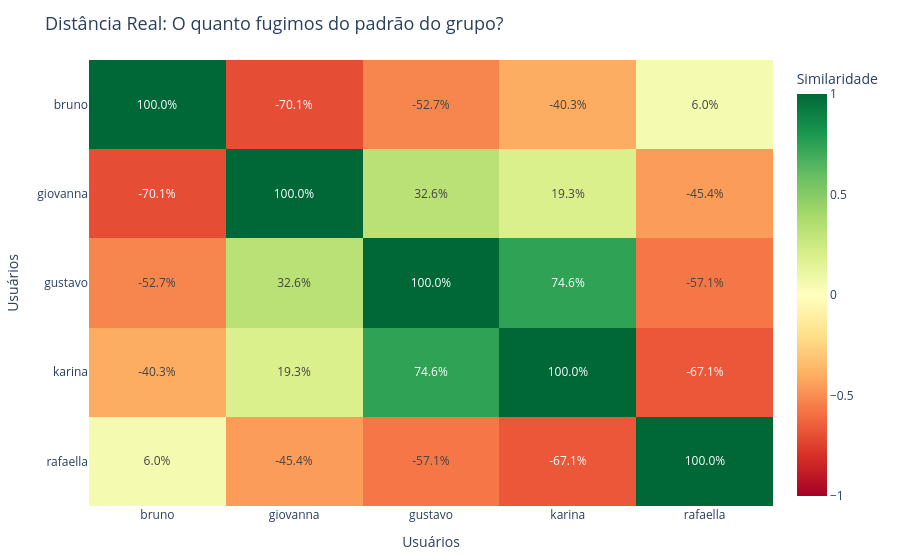

This figure's notebook cell:
### Code cell
# Etapa: Similaridade entre perfis
# 1) Padroniza (Z-Score) para garantir equalização das variâncias
scaler = StandardScaler()
user_profiles_zscore = pd.DataFrame(
    scaler.fit_transform(user_profiles[feature_cols]),
    index=user_profiles.index,
    columns=feature_cols
)

# 2) Matriz de similaridade por cosseno
matrix_z = cosine_similarity(user_profiles_zscore)
df_similidade_z = pd.DataFrame(matrix_z, index=user_profiles.index, columns=user_profiles.index)

# 3) Heatmap interativo da similaridade
fig = px.imshow(
    df_similidade_z,
    text_auto=".1%",
    color_continuous_scale="RdYlGn",
    color_continuous_midpoint=0,
    labels=dict(color="Similaridade"),
    aspect="auto"
)

fig.update_layout(
    title=dict(text="Distância Real: O quanto fugimos do padrão do grupo?", font=dict(size=18)),
    xaxis_title="Usuários",
    yaxis_title="Usuários",
    margin=dict(t=60, b=40, l=60, r=60)
)

fig.show()

### Figure 1 — Plotly figure (JSON) as saved in the notebook; plotly's stock layout.template omitted (floating-point values rounded to 4 significant figures)
{"data": [{"coloraxis": "coloraxis", "hovertemplate": "user_name: %{x}<br>user_name: %{y}<br>Similaridade: %{z}<extra></extra>", "name": "0", "texttemplate": "%{z:.1%}", "type": "heatmap", "x": ["bruno", "giovanna", "gustavo", "karina", "rafaella"], "xaxis": "x", "y": ["bruno", "giovanna", "gustavo", "karina", "rafaella"], "yaxis": "y", "z": [[1.0, -0.7008, -0.5271, -0.4032, 0.06015], [-0.7008, 1.0, 0.3263, 0.1929, -0.4539], [-0.5271, 0.3263, 1.0, 0.7459, -0.5709], [-0.4032, 0.1929, 0.7459, 1.0, -0.6707], [0.06015, -0.4539, -0.5709, -0.6707, 1.0]]}], "layout": {"coloraxis": {"cmid": 0, "colorbar": {"title": {"text": "Similaridade"}}, "colorscale": [[0, "rgb(165,0,38)"], [0.1, "rgb(215,48,39)"], [0.2, "rgb(244,109,67)"], [0.3, "rgb(253,174,97)"], [0.4, "rgb(254,224,139)"], [0.5, "rgb(255,255,191)"], [0.6, "rgb(217,239,139)"], [0.7, "rgb(166,217,106)"], [0.8, "rgb(102,189,99)"], [0.9, "rgb(26,152,80)"], [1, "rgb(0,104,55)"]]}, "margin": {"b": 40, "l": 60, "r": 60, "t": 60}, "title": {"font": {"size": 18}, "text": "Distância Real: O quanto fugimos do padrão do grupo?"}, "xaxis": {"anchor": "y", "domain": [0, 1], "title": {"text": "Usuários"}}, "yaxis": {"anchor": "x", "autorange": "reversed", "domain": [0, 1], "title": {"text": "Usuários"}}}}
